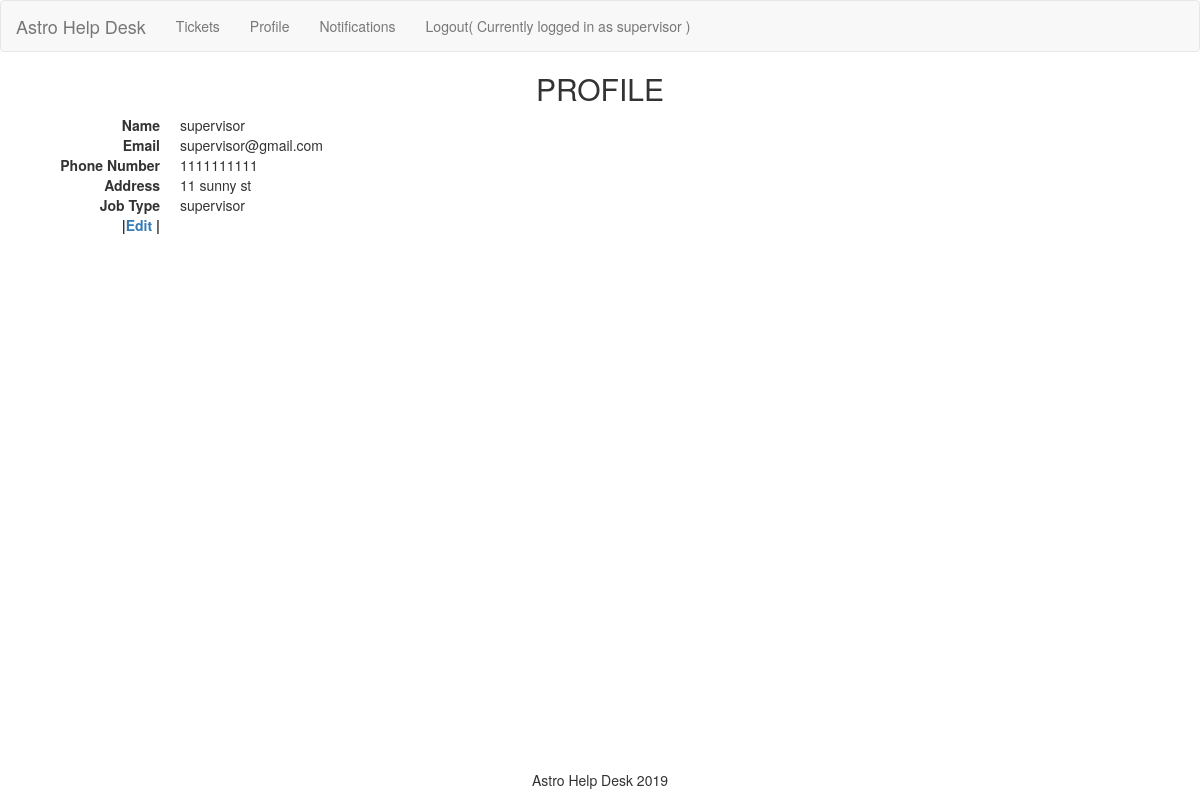
The page /User/getUser/14 (signed in) on the database its author committed.
### tables this page shows
CREATE TABLE `user` (
  `user_id` int(11) NOT NULL,
  `username` varchar(50) NOT NULL,
  `password` varchar(300) NOT NULL,
  `name` varchar(100) NOT NULL,
  `email` varchar(100) NOT NULL,
  `phone_number` varchar(100) NOT NULL,
  `address` varchar(300) NOT NULL,
  `job_type` varchar(100) NOT NULL,
  `user_type` varchar(50) NOT NULL,
  `status` varchar(50) NOT NULL
);

### app/core/App.php (called while the page is built, shortened)
<?php
class App
{
	protected $method = 'login';
	public function __construct(){
		$url = $this->parseURL();
		unset($url[0]);
		$this->controller = new $this->controller();
		if(isset($url[1])){
			if(method_exists($this->controller, $url[1])){
				$this->method = $url[1];
			}
			unset($url[1]);
		}
		$this->params = $url ? array_values($url) : [];
		call_user_func_array([$this->controller, $this->method], $this->params);
	}
	public function parseUrl(){
		if(isset($_GET['url'])){
			return explode('/', filter_var(rtrim($_GET['url'], '/'), FILTER_SANITIZE_URL));
		}
	}
}
?>

### index.php (called while the page is built, shortened)
<?php
$app = new App();
?>

### app/models/user.php (called while the page is built, shortened)
<?php
class User extends Model{
    public function find($user_id){
        $stmt = self::$_connection->prepare("SELECT * FROM User WHERE user_id = :user_id");
        $stmt->execute(['user_id'=>$user_id]);
        $stmt->setFetchMode(PDO::FETCH_CLASS, 'User');
        return $stmt->fetch();
    }
}
?>

### app/core/Model.php (called while the page is built, shortened)
<?php
class Model{
	public function __construct()
    {
        $server = 'localhost';
        $DBName = 'help_desk';
        $user = 'root';
        $pass = '';
    }
}
?>

### app/views/Profile/index.php (the view, shortened to what this page needs)
<html>
<head>
	<link rel="stylesheet" type="text/css" href="/css/bootstrap.css" />
</head>
<body>
	<h2 align="center">PROFILE</h2>
<?php
$user = $model;
	echo "
			<dl class = 'dl-horizontal'>
				<dt>Name</dt>
					<dd>$user->name</dd>
				<dt>Email</dt>
					<dd>$user->email<dd>
				<dt>Phone Number</dt>
					<dd>$user->phone_number</dd>
				<dt>Address</dt>
					<dd>$user->address</dd>
				<dt>Job Type</dt>
					<dd>$user->job_type</dd>
				<dt>
				  |<a href='/User/edit/'>Edit</a> |
				</dt>
			</dl>";
?>
</body>
</html>

### rows shown on the page
user: name "supervisor", email "supervisor@gmail.com", phone_number "1111111111", address "11 sunny st", job_type "supervisor"

### other values the page prints
$_SESSION[username] "supervisor"
